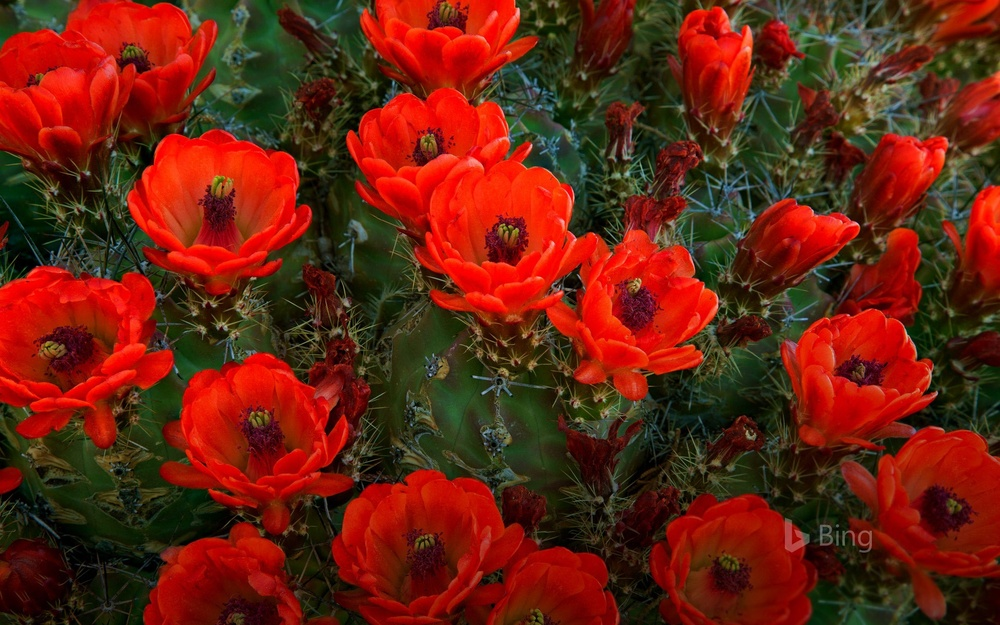
#> input picture img_processing/demo.jpg, 1000 x 625 px, shrunk from 1920 x 1200 before the run
$ python img_rotation.py
#> lines starting #> are read from the running program, lines starting #| are printed output that depends on the picture
import cv2

img = cv2.imread("demo.jpg")
#> img is the input picture: shape (625, 1000, 3); mean B, G, R 16.8, 34.5, 105.4

height, width = img.shape[0:2]
#> height = 625; width = 1000

rotationMatrix = cv2.getRotationMatrix2D((width/2, height/2), 90, .5)

rotatedImage = cv2.warpAffine(img, rotationMatrix, (width, height))
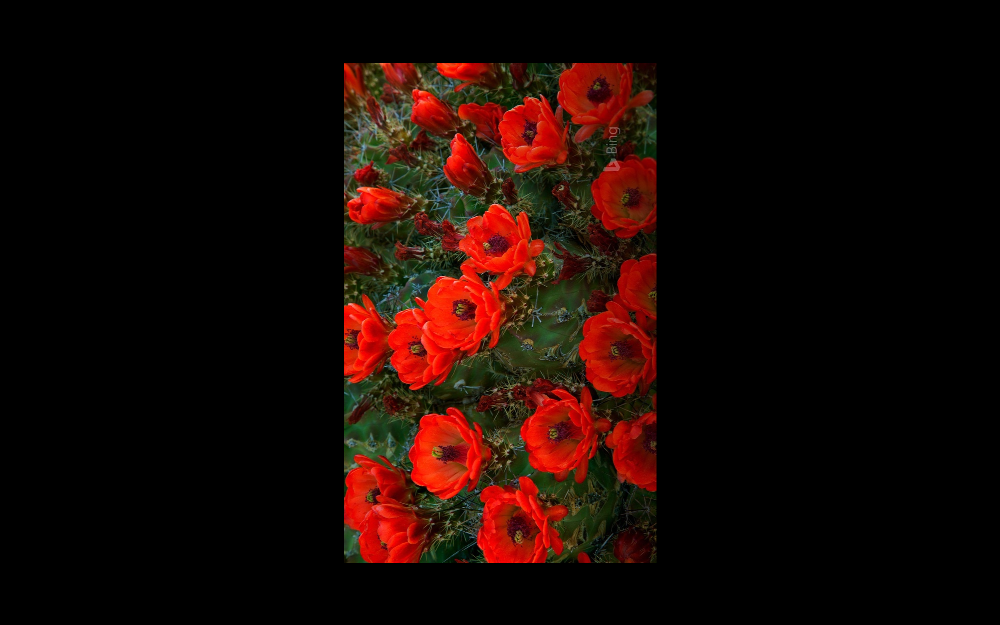
#> rotatedImage: shape (625, 1000, 3); mean B, G, R 4.2, 8.7, 26.4

cv2.imshow('Rotated Image', rotatedImage)

cv2.waitKey(0)
